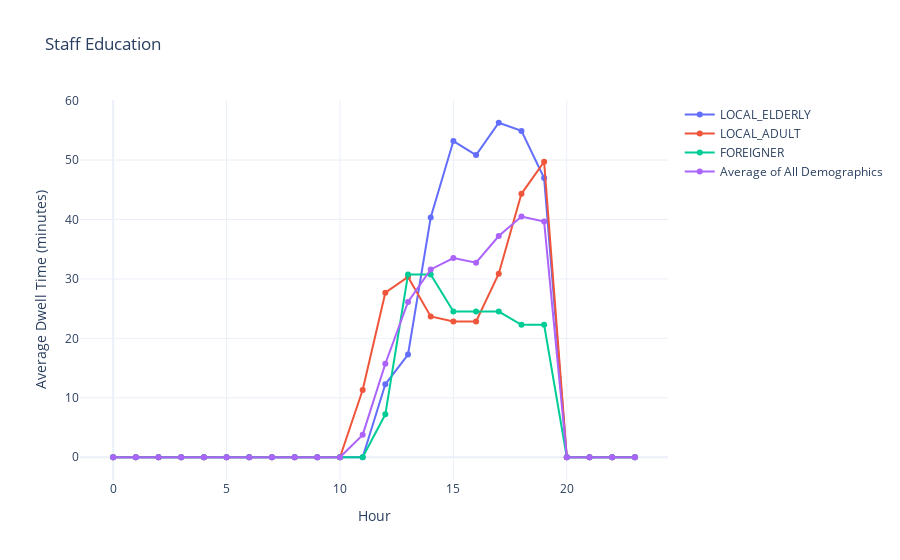

Write notebook code for a chart like this one.
### Markdown cell above
## Staff Education

### Code cell
import pandas as pd
import plotly.graph_objects as go

file_path = 'STAFFF_EDUCATION_RERUN.xlsx'
xls = pd.ExcelFile(file_path)

avg_dwell_times = pd.DataFrame()

day_data = pd.read_excel(xls, sheet_name='Day 1')
day_data = day_data.drop(columns=[col for col in day_data.columns if "Unnamed" in col])
day_data['LOCAL_ELDERLY'] = day_data['LOCAL_ELDERLY']/60
day_data['LOCAL_ADULT'] = day_data['LOCAL_ADULT']/60
day_data['FOREIGNER'] = day_data['FOREIGNER']/60
day_data['Average of All Demographics'] = day_data['Average of All Demographics']/60
day_data_filtered_StaffEducation = day_data[(day_data['Simulation Hour'] >= 0) & (day_data['Simulation Hour'] <= 23)]

day_data_StaffEducation = day_data[(day_data['Simulation Hour'] >= 10) & (day_data['Simulation Hour'] <= 20)]
average_StaffEducation = day_data_StaffEducation['Average of All Demographics'].sum()/10
print(average_StaffEducation)
dictionary['Staff Education'] = average_StaffEducation

fig = go.Figure()

for column in day_data_filtered_StaffEducation.columns[1:]: 
    text_values = [f"{value:.2f}" for value in day_data_filtered_StaffEducation[column]]
    fig.add_trace(go.Scatter(x=day_data_filtered_StaffEducation['Simulation Hour'], y=day_data_filtered_StaffEducation[column], text=text_values,
                             mode='lines+markers', name=column, textposition="top center"))

fig.update_layout(title='Staff Education',
                  xaxis_title='Hour',
                  yaxis_title='Average Dwell Time (minutes)',
                  template='plotly_white')

fig.show()

### Figure 1 — Plotly figure (JSON) as saved in the notebook; plotly's stock layout.template omitted (floating-point values rounded to 4 significant figures)
{"data": [{"mode": "lines+markers", "name": "LOCAL_ELDERLY", "text": ["0.00", "0.00", "0.00", "0.00", "0.00", "0.00", "0.00", "0.00", "0.00", "0.00", "0.00", "0.00", "12.28", "17.29", "40.33", "53.20", "50.83", "56.28", "54.90", "46.96", "0.00", "0.00", "0.00", "0.00"], "textposition": "top center", "type": "scatter", "x": [0, 1, 2, 3, 4, 5, 6, 7, 8, 9, 10, 11, 12, 13, 14, 15, 16, 17, 18, 19, 20, 21, 22, 23], "y": [0, 0, 0, 0, 0, 0, 0, 0, 0, 0, 0, 0, 12.28, 17.29, 40.33, 53.2, 50.83, 56.28, 54.9, 46.96, 0, 0, 0, 0]}, {"mode": "lines+markers", "name": "LOCAL_ADULT", "text": ["0.00", "0.00", "0.00", "0.00", "0.00", "0.00", "0.00", "0.00", "0.00", "0.00", "0.00", "11.31", "27.68", "30.35", "23.69", "22.84", "22.84", "30.87", "44.32", "49.71", "0.00", "0.00", "0.00", "0.00"], "textposition": "top center", "type": "scatter", "x": [0, 1, 2, 3, 4, 5, 6, 7, 8, 9, 10, 11, 12, 13, 14, 15, 16, 17, 18, 19, 20, 21, 22, 23], "y": [0, 0, 0, 0, 0, 0, 0, 0, 0, 0, 0, 11.31, 27.68, 30.35, 23.69, 22.84, 22.84, 30.87, 44.32, 49.71, 0, 0, 0, 0]}, {"mode": "lines+markers", "name": "FOREIGNER", "text": ["0.00", "0.00", "0.00", "0.00", "0.00", "0.00", "0.00", "0.00", "0.00", "0.00", "0.00", "0.00", "7.22", "30.75", "30.75", "24.50", "24.50", "24.50", "22.29", "22.29", "0.00", "0.00", "0.00", "0.00"], "textposition": "top center", "type": "scatter", "x": [0, 1, 2, 3, 4, 5, 6, 7, 8, 9, 10, 11, 12, 13, 14, 15, 16, 17, 18, 19, 20, 21, 22, 23], "y": [0, 0, 0, 0, 0, 0, 0, 0, 0, 0, 0, 0, 7.222, 30.75, 30.75, 24.5, 24.5, 24.5, 22.29, 22.29, 0, 0, 0, 0]}, {"mode": "lines+markers", "name": "Average of All Demographics", "text": ["0.00", "0.00", "0.00", "0.00", "0.00", "0.00", "0.00", "0.00", "0.00", "0.00", "0.00", "3.77", "15.73", "26.13", "31.59", "33.51", "32.72", "37.22", "40.50", "39.65", "0.00", "0.00", "0.00", "0.00"], "textposition": "top center", "type": "scatter", "x": [0, 1, 2, 3, 4, 5, 6, 7, 8, 9, 10, 11, 12, 13, 14, 15, 16, 17, 18, 19, 20, 21, 22, 23], "y": [0, 0, 0, 0, 0, 0, 0, 0, 0, 0, 0, 3.771, 15.73, 26.13, 31.59, 33.51, 32.72, 37.22, 40.5, 39.65, 0, 0, 0, 0]}], "layout": {"title": {"text": "Staff Education"}, "xaxis": {"title": {"text": "Hour"}}, "yaxis": {"title": {"text": "Average Dwell Time (minutes)"}}}}
